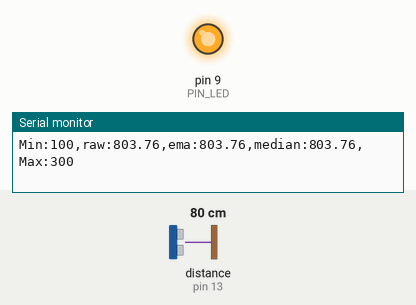
Recording of a sketch running on a simulated Arduino Uno, built with avr-gcc and run on an emulated ATmega328P. On the bench: output pins drawn as LEDs (lit = HIGH), the last lines printed to the serial monitor. Wiring (inferred from the names in the program): ultrasonic range finder: trigger pin 12; echo pin 13. The inputs (shaded band) are chosen by the test bench; at power-on: distance to the obstacle (sensor on pin 13) 80 cm. The echo pulse lasts 58.3 µs per cm; pins used as bus, display or sensor lines are not drawn.

Above: at 1.2 s.
1.3 s: distance to the obstacle (sensor on pin 13) set to 34 cm
2.8 s: distance to the obstacle (sensor on pin 13) set to 28 cm
At 3.9 s:
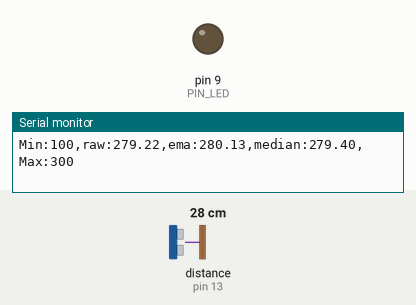
4.3 s: distance to the obstacle (sensor on pin 13) set to 2 cm
At 5.0 s:
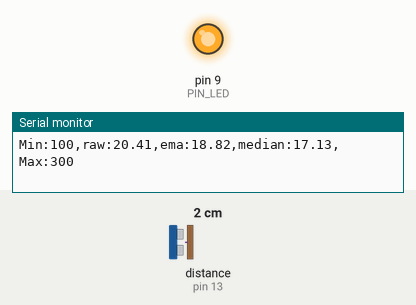
5.8 s: distance to the obstacle (sensor on pin 13) set to 18 cm
At 6.2 s:
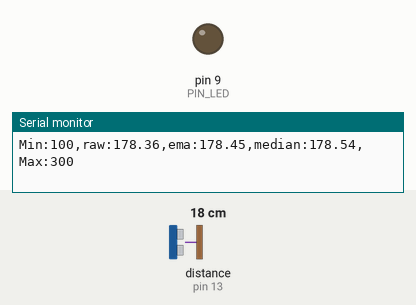
Timing chart, 0 to 8.3 s (numbered marks = the images above; inputs shaded):
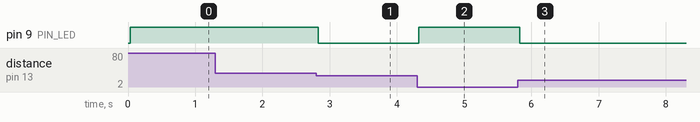

Measured:
- the behaviour switches between 31 and 30 cm on distance to the obstacle (sensor on pin 13) (found by bisection; images 0 and 1)
- after the input at 2.8 s, pin 9 (PIN_LED): HIGH → LOW at once
- after the input at 4.3 s, pin 9 (PIN_LED): LOW → HIGH at once
- after the input at 5.8 s, pin 9 (PIN_LED): HIGH → LOW at once

The sketch:

median_averaging.ino
```cpp
// 핀
#define PIN_LED  9
#define PIN_TRIG 12
#define PIN_ECHO 13

// 설정값
#define SND_VEL 346.0
#define INTERVAL 25
#define PULSE_DURATION 10
#define _DIST_MIN 100
#define _DIST_MAX 300

#define TIMEOUT ((INTERVAL / 2) * 1000.0)
#define SCALE (0.001 * 0.5 * SND_VEL)

#define _EMA_ALPHA 0.5    // EMA 비교용, 새 값 가중치
#define N 3               // 3, 10, 30 바꿔가며 캡처

float dist_med;
float dist_ema = 0;

float history[N];
float medians[N];

int sample_count = 0;

unsigned long last_sampling_time;   // ms

void setup() {
  pinMode(PIN_LED,OUTPUT);
  pinMode(PIN_TRIG,OUTPUT);
  pinMode(PIN_ECHO,INPUT);
  digitalWrite(PIN_TRIG, LOW);

  Serial.begin(57600);
}

void loop() {
  float dist_raw;

  if (millis() < last_sampling_time + INTERVAL)
    return;

  dist_raw = USS_measure(PIN_TRIG,PIN_ECHO);

  // EMA는 비교용, raw로 따로 돌림 (median 입력 아님)
  if (sample_count == 0) {
    dist_ema = dist_raw;
  } else {
    dist_ema = _EMA_ALPHA * dist_raw + (1.0 - _EMA_ALPHA) * dist_ema;
  }

  // 최신값 앞에 넣고 한 칸씩 밀기. + timeout 0도 그냥 넣음
  for (int i = N - 1; i > 0; i--) {
    history[i] = history[i - 1];
  }
  history[0] = dist_raw;

  if (sample_count < N) {
    sample_count++;
  }

  // 정렬용 복사
  for (int i = 0; i < sample_count; i++) {
    medians[i] = history[i];
  }

  // 오름차순, N 작아서 그냥 교환정렬
  for (int i = 0; i < sample_count - 1; i++) {
    for (int j = i + 1; j < sample_count; j++) {
      if (medians[i] > medians[j]) {
        float temp = medians[i];
        medians[i] = medians[j];
        medians[j] = temp;
      }
    }
  }

  // 대충 중위수 구하기
  if (sample_count % 2 == 1) {
    dist_med = medians[sample_count / 2];
  } else {
    dist_med = (medians[sample_count / 2 - 1]
              + medians[sample_count / 2]) / 2.0;
  }

  // 플로터
  Serial.print("Min:");     Serial.print(_DIST_MIN);
  Serial.print(",raw:");    Serial.print(dist_raw);
  Serial.print(",ema:");    Serial.print(dist_ema);
  Serial.print(",median:"); Serial.print(dist_med);
  Serial.print(",Max:");    Serial.print(_DIST_MAX);
  Serial.println("");

  // median 기준 LED
  if ((dist_med < _DIST_MIN) || (dist_med > _DIST_MAX))
    digitalWrite(PIN_LED, 1);       // 끔 (active low)
  else
    digitalWrite(PIN_LED, 0);       // 켬

  last_sampling_time += INTERVAL;
}

float USS_measure(int TRIG, int ECHO)
{
  digitalWrite(TRIG, HIGH);
  delayMicroseconds(PULSE_DURATION);
  digitalWrite(TRIG, LOW);

  return pulseIn(ECHO, HIGH, TIMEOUT) * SCALE;

}
```
